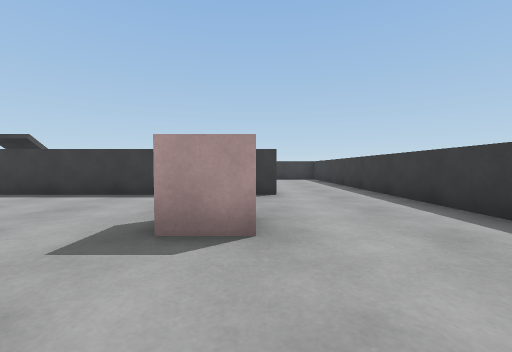
View 1 (above)

18 first-person views from a walk through a scene from a Unity 3-D project. The camera is 0.68 m above the floor, tilts 2° down and sees 90° across. The floor is counted in squares, 1 m on a side. Each view is taken from the middle of a square. On the plan, view 1 faces up. The plan holds only what a view shows up to about 9 squares ahead; the rest is blank. The player character is not drawn.

View 2
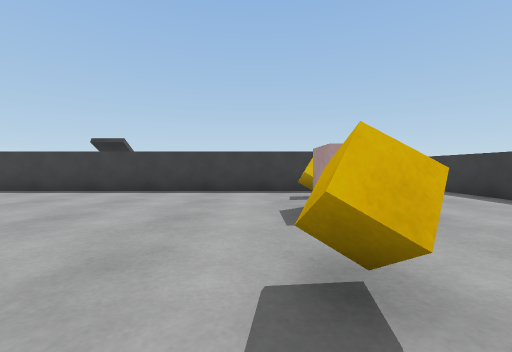

View 3
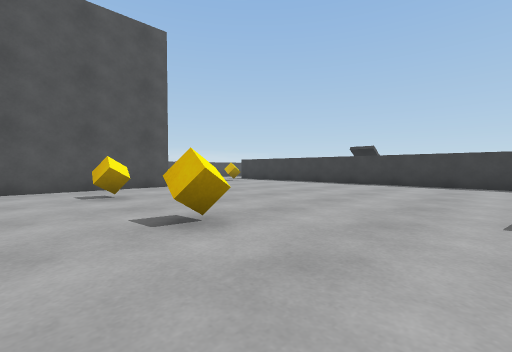

View 4
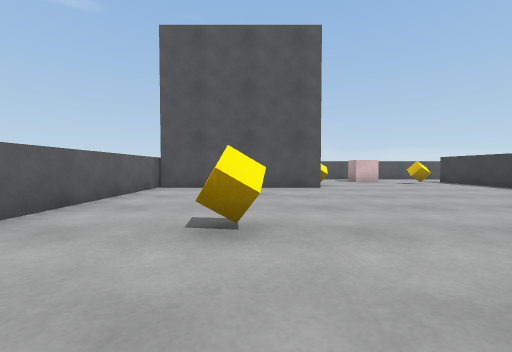

View 5
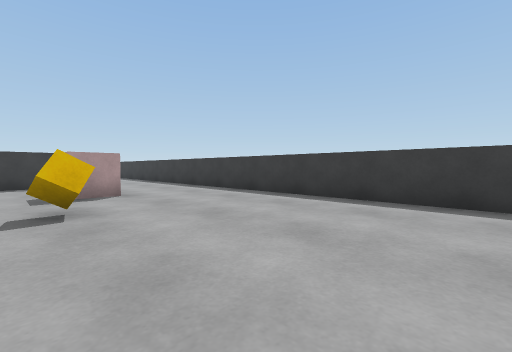

View 6
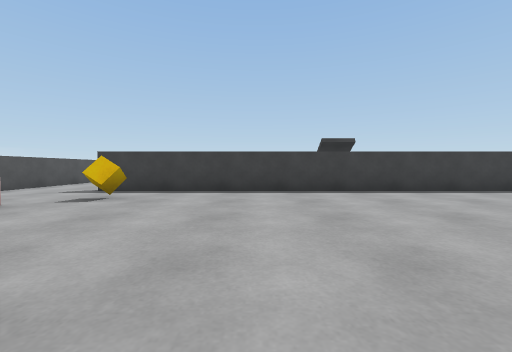

View 7
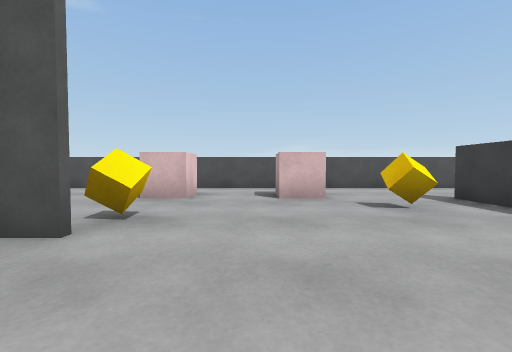

View 8
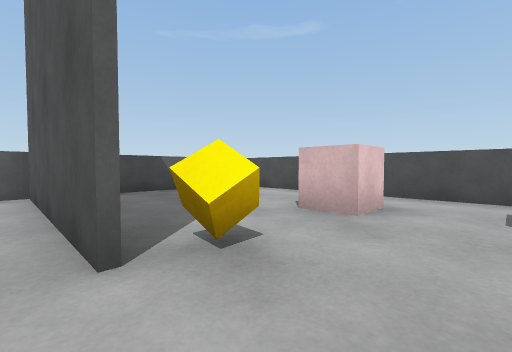

View 9
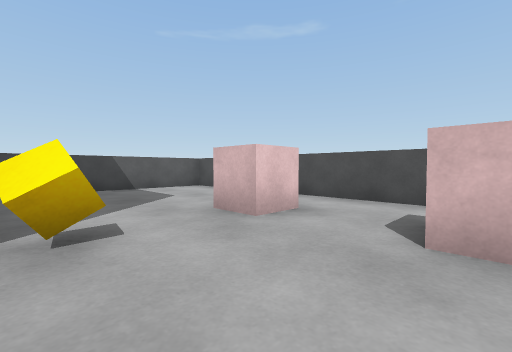

View 10
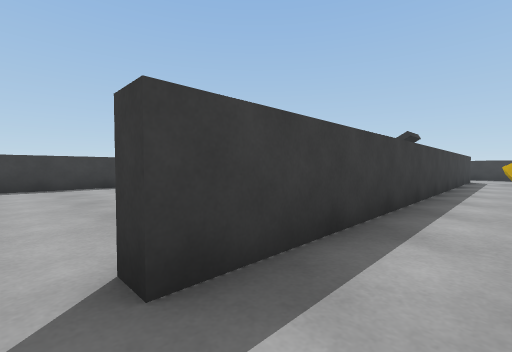

View 11
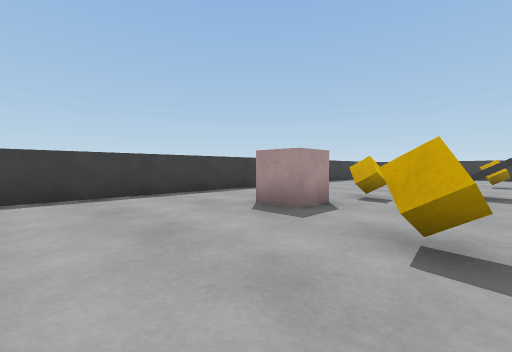

View 12
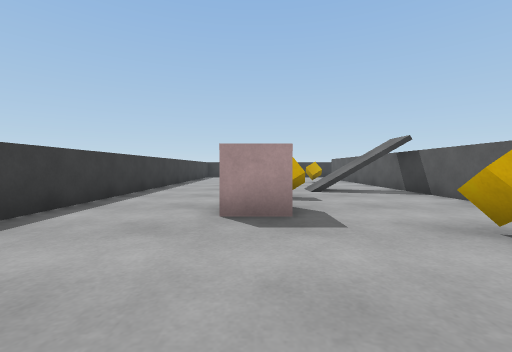

View 13
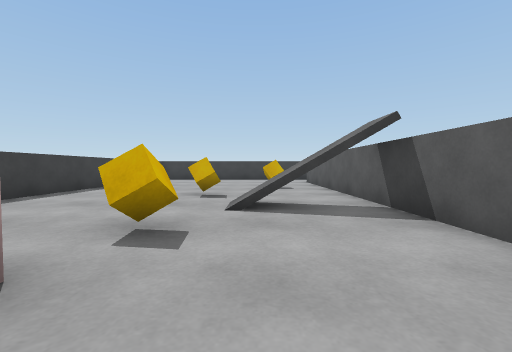

View 14
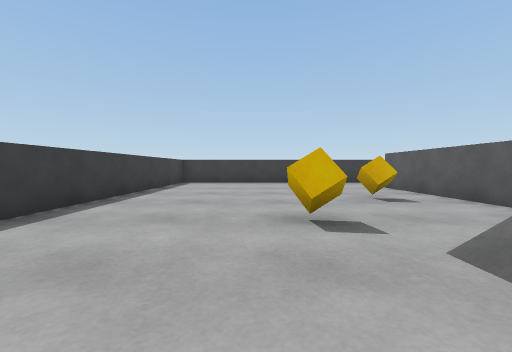

View 15
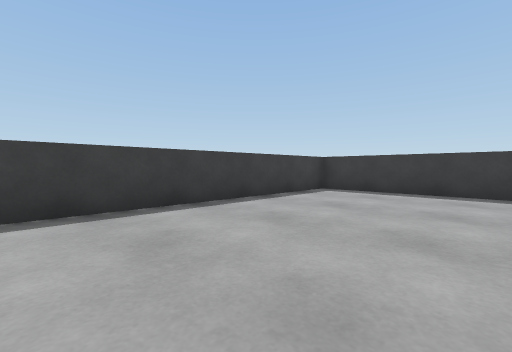

View 16
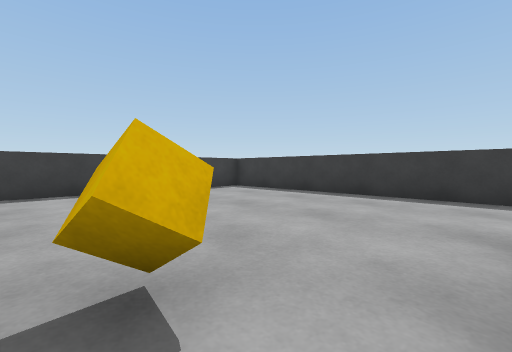

View 17
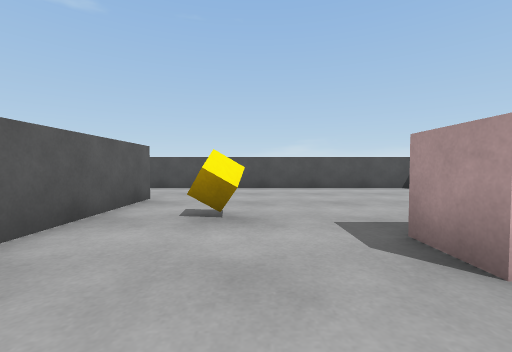

View 18
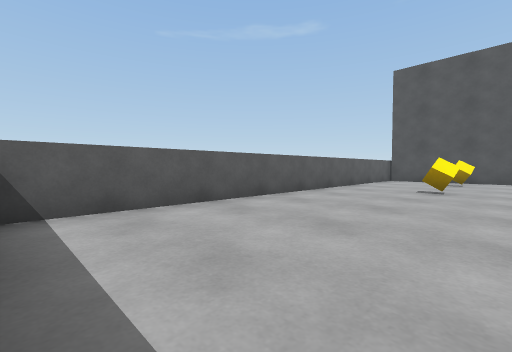

### Floor plan
Ten units are one square. View 1 is at (0, 0); x grows to the right and y downward. Boxes are objects, and circles mark ways between rooms. Rooms are numbered by the first view taken in them; rooms with no view inside come last. Other rooms are left out.
<svg viewBox="-168 -147 206 204">
<path fill="none" stroke="#000" d="M-104 -2 -104 51M6 -63 -135 -63M-163 -28 -163 45M33 41 33 -75M-155 52 31 52M-163 -64 -163 -42M-135 -63 -135 -67 5 -67M33 -75 33 -142 -141 -142M-163 -140 -163 -64"/>
<rect x="-145" y="-5" width="10" height="10" fill="#bbb"><title>cube</title></rect>
<rect x="-145" y="-35" width="10" height="10" fill="#bbb"><title>cube</title></rect>
<rect x="-125" y="-55" width="10" height="10" fill="#bbb"><title>cube</title></rect>
<rect x="-115" y="-5" width="10" height="10" fill="#bbb"><title>cube</title></rect>
<rect x="-85" y="15" width="10" height="10" fill="#bbb"><title>cube</title></rect>
<rect x="-55" y="15" width="10" height="10" fill="#bbb"><title>cube</title></rect>
<rect x="-15" y="-5" width="10" height="10" fill="#bbb"><title>cube</title></rect>
<rect x="-15" y="-35" width="20" height="10" fill="#bbb"><title>cube</title></rect>
<rect x="-15" y="-55" width="10" height="10" fill="#bbb"><title>cube</title></rect>
<rect x="-115" y="-85" width="10" height="10" fill="#bbb"><title>cube</title></rect>
<rect x="-105" y="-115" width="10" height="10" fill="#bbb"><title>cube</title></rect>
<rect x="-85" y="-105" width="10" height="10" fill="#bbb"><title>cube</title></rect>
<rect x="-55" y="-105" width="10" height="10" fill="#bbb"><title>cube</title></rect>
<rect x="-25" y="-85" width="10" height="10" fill="#bbb"><title>cube</title></rect>
<circle cx="-145" cy="-60" r="3" fill="#2a7"/>
<circle cx="20" cy="-67" r="3" fill="#2a7"/>
<text x="-60" y="-10">1</text>
<text x="-60" y="-110">2</text>
</svg>
Room 1 opens to room 2.

Where each view was taken, in squares from view 1:
view 1: 0 up, 0 right, facing up
view 2: 1 down, 2 left, facing up
view 3: 4 down, 2 left, facing up-left
view 4: 2 down, 2 left, facing left
view 5: 4 down, 2 left, facing up-right
view 6: 1 down, 9 left, facing up
view 7: 2 up, 8 left, facing left
view 8: 2 up, 10 left, facing down-left
view 9: 3 up, 11 left, facing down-left
view 10: 5 up, 14 left, facing up-right
view 11: 8 up, 14 left, facing up-right
view 12: 11 up, 14 left, facing right
view 13: 9 up, 11 left, facing right
view 14: 11 up, 8 left, facing right
view 15: 10 up, 4 left, facing up-right
view 16: 7 up, 3 left, facing up-right
view 17: 9 up, 8 left, facing left
view 18: 1 down, 3 right, facing down-left
